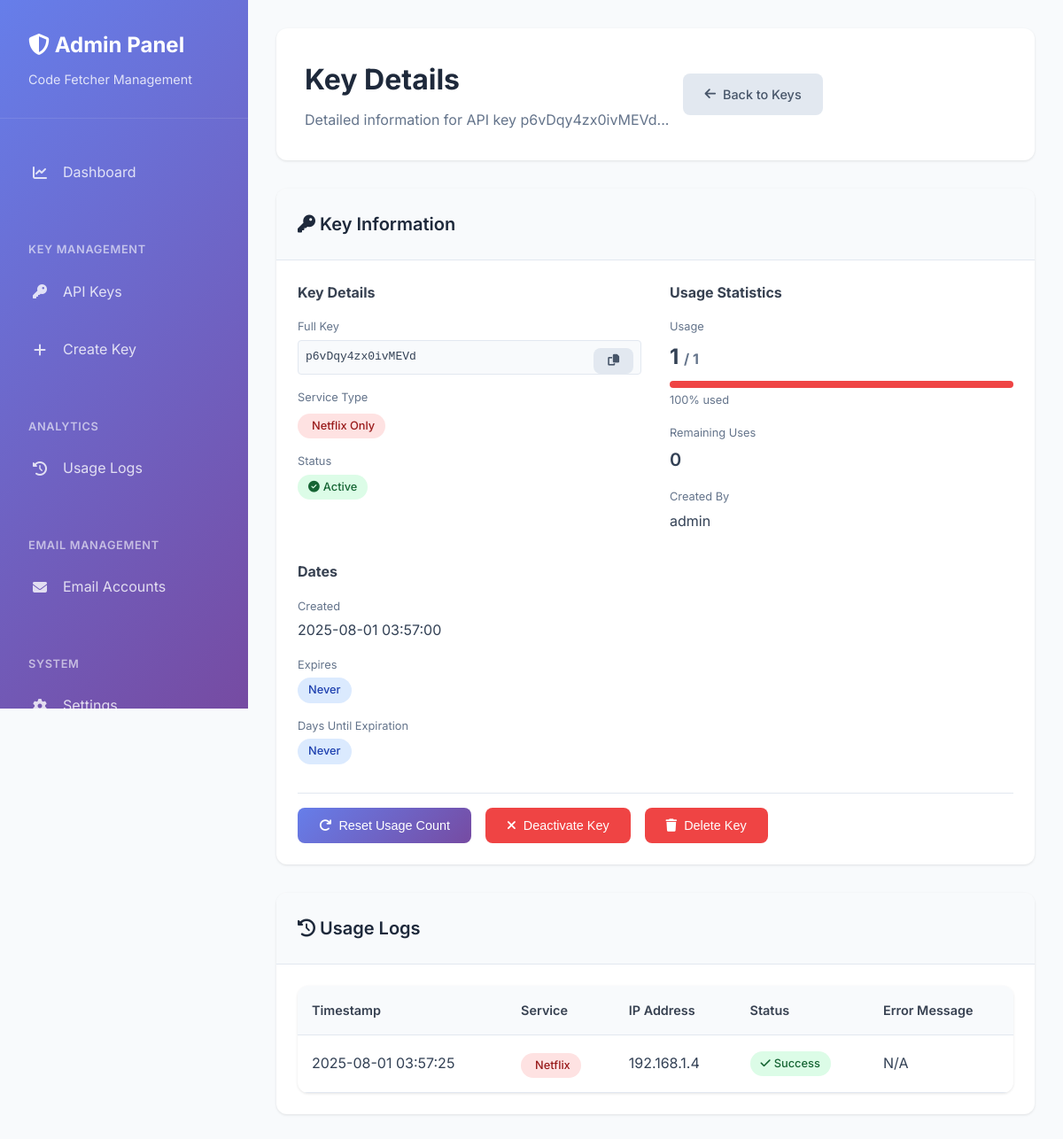
Page /admin/keys/4 (signed in) on the committed database.
### merged_code_fetcher/database.py (models this page shows, shortened)
class ApiKey(db.Model):
    __tablename__ = 'api_keys'
    id = db.Column(db.Integer, primary_key=True)
    key = db.Column(db.String(32), unique=True, nullable=False)
    service_type = db.Column(db.String(20), nullable=False)  # 'netflix', 'chatgpt', or 'both'
    usage_limit = db.Column(db.Integer, nullable=False, default=1)
    current_usage = db.Column(db.Integer, default=0)
    created_at = db.Column(db.DateTime, default=datetime.utcnow)
    expires_at = db.Column(db.DateTime, nullable=True)
    is_active = db.Column(db.Boolean, default=True)
    created_by = db.Column(db.Integer, db.ForeignKey('admin_users.id'), nullable=False)
    usage_logs = db.relationship('UsageLog', backref='api_key', lazy=True, cascade='all, delete-orphan')
    creator = db.relationship('AdminUser', backref='created_keys')
    def get_remaining_uses(self):
        return max(0, self.usage_limit - self.current_usage)

class AdminUser(UserMixin, db.Model):
    __tablename__ = 'admin_users'
    id = db.Column(db.Integer, primary_key=True)
    username = db.Column(db.String(80), unique=True, nullable=False)
    password_hash = db.Column(db.String(120), nullable=False)
    created_at = db.Column(db.DateTime, default=datetime.utcnow)
    is_active = db.Column(db.Boolean, default=True)

class UsageLog(db.Model):
    __tablename__ = 'usage_logs'
    id = db.Column(db.Integer, primary_key=True)
    key_id = db.Column(db.Integer, db.ForeignKey('api_keys.id'), nullable=False)
    service_used = db.Column(db.String(20), nullable=False)  # 'netflix' or 'chatgpt'
    timestamp = db.Column(db.DateTime, default=datetime.utcnow)
    ip_address = db.Column(db.String(45), nullable=True)  # IPv6 can be up to 45 chars
    success = db.Column(db.Boolean, default=True)
    error_message = db.Column(db.Text, nullable=True)

### merged_code_fetcher/admin.py (the view)
@admin_bp.route('/keys/<int:key_id>')
@login_required
def key_details(key_id):
    key = ApiKey.query.get_or_404(key_id)
    page = request.args.get('page', 1, type=int)
    logs = UsageLog.query.filter_by(key_id=key_id).order_by(
        desc(UsageLog.timestamp)
    ).paginate(page=page, per_page=50, error_out=False)
    return render_template('admin/key_details.html', key=key, logs=logs)

### merged_code_fetcher/app.py (called while the page is built)
@login_manager.user_loader
def load_user(user_id):
    return AdminUser.query.get(int(user_id))

@app.context_processor
def inject_current_year():
    return {'current_year': datetime.now().year}

### merged_code_fetcher/templates/admin/key_details.html (shortened to what this page needs)
{% extends "admin/base.html" %}
{% block content %}
<div class="content-header">
    <div>
        <h1 class="page-title">Key Details</h1>
        <p class="page-subtitle">Detailed information for API key {{ key.key[:16] }}...</p>
    </div>
    <div class="header-actions">
        <a href="{{ url_for('admin.keys') }}" class="btn btn-secondary">
            <i class="fas fa-arrow-left"></i>
            Back to Keys
        </a>
    </div>
</div>
<div class="card" style="margin-bottom: 2rem;">
    <div class="card-header">
        <h3 class="card-title">
            <i class="fas fa-key"></i>
            Key Information
        </h3>
    </div>
    <div class="card-body">
        <div style="display: grid; grid-template-columns: repeat(auto-fit, minmax(300px, 1fr)); gap: 2rem;">
            <div>
                <h4 style="margin-bottom: 1rem; color: #374151;">Key Details</h4>
                <div style="display: flex; flex-direction: column; gap: 1rem;">
                    <div>
                        <div style="font-size: 0.8rem; color: #64748b; margin-bottom: 0.25rem;">Full Key</div>
                        <div style="font-family: monospace; background: #f8fafc; padding: 0.5rem; border-radius: 4px; border: 1px solid #e2e8f0; word-break: break-all;">
                            {{ key.key }}
                            <button class="btn btn-sm btn-secondary" style="float: right;" onclick="copyKey('{{ key.key }}')">
                                <i class="fas fa-copy"></i>
                            </button>
                        </div>
                    </div>
                    <div>
                        <div style="font-size: 0.8rem; color: #64748b; margin-bottom: 0.25rem;">Service Type</div>
                        <div>
                            {% if key.service_type == 'netflix' %}
                                <span class="badge badge-danger">
                                    Netflix Only
                                </span>
                            {% elif key.service_type == 'chatgpt' %}
                                <span class="badge badge-success">
                                    <i class="fas fa-robot"></i>
                                    ChatGPT Only
                                </span>
                            {% else %}
                                <span class="badge badge-info">
                                    <i class="fas fa-globe"></i>
                                    Both Services
                                </span>
                            {% endif %}
                        </div>
                    </div>
                    <div>
                        <div style="font-size: 0.8rem; color: #64748b; margin-bottom: 0.25rem;">Status</div>
                        <div>
                            {% if key.is_active %}
                                <span class="badge badge-success">
                                    <i class="fas fa-check-circle"></i>
                                    Active
                                </span>
                            {% else %}
                                <span class="badge badge-danger">
                                    <i class="fas fa-times-circle"></i>
                                    Inactive
                                </span>
                            {% endif %}
                        </div>
                    </div>
                </div>
            </div>
            <div>
                <h4 style="margin-bottom: 1rem; color: #374151;">Usage Statistics</h4>
                <div style="display: flex; flex-direction: column; gap: 1rem;">
                    <div>
                        <div style="font-size: 0.8rem; color: #64748b; margin-bottom: 0.25rem;">Usage</div>
                        <div style="font-size: 1.5rem; font-weight: 700;">
                            {{ key.current_usage }} <span style="font-size: 1rem; color: #64748b;">/ {{ key.usage_limit }}</span>
                        </div>
                        {% set usage_percentage = (key.current_usage / key.usage_limit * 100) | int if key.usage_limit > 0 else 0 %}
                        <div style="height: 8px; background: #e2e8f0; border-radius: 4px; overflow: hidden; margin-top: 0.5rem;">
                            <div style="height: 100%; background: {% if usage_percentage < 50 %}#10b981{% elif usage_percentage < 80 %}#f59e0b{% else %}#ef4444{% endif %}; width: {{ usage_percentage }}%;"></div>
                        </div>
                        <div style="font-size: 0.8rem; color: #64748b; margin-top: 0.25rem;">
                            {{ usage_percentage }}% used
                        </div>
                    </div>
                    <div>
                        <div style="font-size: 0.8rem; color: #64748b; margin-bottom: 0.25rem;">Remaining Uses</div>
                        <div style="font-size: 1.25rem; font-weight: 600;">
                            {{ key.get_remaining_uses() }}
                        </div>
                    </div>
                    <div>
                        <div style="font-size: 0.8rem; color: #64748b; margin-bottom: 0.25rem;">Created By</div>
                        <div>{{ key.creator.username if key.creator else 'Unknown' }}</div>
                    </div>
                </div>
            </div>
            <div>
                <h4 style="margin-bottom: 1rem; color: #374151;">Dates</h4>
                <div style="display: flex; flex-direction: column; gap: 1rem;">
                    <div>
                        <div style="font-size: 0.8rem; color: #64748b; margin-bottom: 0.25rem;">Created</div>
                        <div>{{ key.created_at.strftime('%Y-%m-%d %H:%M:%S') }}</div>
                    </div>
                    <div>
                        <div style="font-size: 0.8rem; color: #64748b; margin-bottom: 0.25rem;">Expires</div>
                        <div>
                            {% if key.expires_at %}
                                {{ key.expires_at.strftime('%Y-%m-%d %H:%M:%S') }}
                                {% if key.expires_at <= now() %}
                                    <span class="badge badge-warning" style="margin-left: 0.5rem;">Expired</span>
                                {% endif %}
                            {% else %}
                                <span class="badge badge-info">Never</span>
                            {% endif %}
                        </div>
                    </div>
                    <div>
                        <div style="font-size: 0.8rem; color: #64748b; margin-bottom: 0.25rem;">Days Until Expiration</div>
                        <div>
                            {% if key.expires_at %}
                                {% set days_left = ((key.expires_at - now()).days) | int %}
                                <span class="{% if days_left < 0 %}text-danger{% elif days_left < 7 %}text-warning{% else %}text-success{% endif %}">
                                    {{ days_left }} days
                                </span>
                            {% else %}
                                <span class="badge badge-info">Never</span>
                            {% endif %}
                        </div>
                    </div>
                </div>
            </div>
        </div>
        <div style="display: flex; gap: 1rem; margin-top: 2rem; padding-top: 1rem; border-top: 1px solid #e2e8f0;">
            <button class="btn btn-primary" onclick="resetUsage({{ key.id }})">
                <i class="fas fa-redo"></i>
                Reset Usage Count
            </button>
            <button class="btn {% if key.is_active %}btn-danger{% else %}btn-success{% endif %}" onclick="toggleKey({{ key.id }})">
                <i class="fas fa-{% if key.is_active %}times{% else %}check{% endif %}"></i>
                {% if key.is_active %}Deactivate{% else %}Activate{% endif %} Key
            </button>
            <button class="btn btn-danger" onclick="deleteKey({{ key.id }})">
                <i class="fas fa-trash"></i>
                Delete Key
            </button>
        </div>
    </div>
</div>
<div class="card">
    <div class="card-header">
        <h3 class="card-title">
            <i class="fas fa-history"></i>
            Usage Logs
        </h3>
    </div>
    <div class="card-body">
        {% if logs.items %}
        <div class="table-container">
            <table class="table">
                <thead>
                    <tr>
                        <th>Timestamp</th>
                        <th>Service</th>
                        <th>IP Address</th>
                        <th>Status</th>
                        <th>Error Message</th>
                    </tr>
                </thead>
                <tbody>
                    {% for log in logs.items %}
                    <tr>
                        <td>{{ log.timestamp.strftime('%Y-%m-%d %H:%M:%S') }}</td>
                        <td>
                            {% if log.service_used == 'netflix' %}
                                <span class="badge badge-danger">
                                    Netflix
                                </span>
                            {% elif log.service_used == 'chatgpt' %}
                                <span class="badge badge-success">
                                    <i class="fas fa-robot"></i>
                                    ChatGPT
                                </span>
                            {% endif %}
                        </td>
                        <td>{{ log.ip_address or 'N/A' }}</td>
                        <td>
                            {% if log.success %}
                                <span class="badge badge-success">
                                    <i class="fas fa-check"></i>
                                    Success
                                </span>
                            {% else %}
                                <span class="badge badge-danger">
                                    <i class="fas fa-times"></i>
                                    Failed
                                </span>
                            {% endif %}
                        </td>
                        <td>{{ log.error_message or 'N/A' }}</td>
                    </tr>
                    {% endfor %}
                </tbody>
            </table>
        </div>
        {% else %}
        <div style="text-align: center; padding: 2rem; color: #64748b;">
            <i class="fas fa-inbox" style="font-size: 3rem; margin-bottom: 1rem; opacity: 0.5;"></i>
            <p>No usage logs found for this key</p>
        </div>
        {% endif %}
    </div>
</div>
{% endblock %}

### merged_code_fetcher/templates/admin/base.html (style rules this page uses)
* { margin: 0; padding: 0; box-sizing: border-box; }
body { font-family: 'Inter', sans-serif; background: #f8fafc; color: #334155; line-height: 1.6; }
.content-header { background: white; border-radius: 12px; padding: 2rem; margin-bottom: 2rem; box-shadow: 0 1px 3px rgba(0, 0, 0, 0.1); display: flex; justify-content: between; align-items: center; flex-wrap: wrap; gap: 1rem; }
.page-title { font-size: 2rem; font-weight: 700; color: #1e293b; margin-bottom: 0.5rem; }
.page-subtitle { color: #64748b; font-size: 1rem; }
.header-actions { display: flex; gap: 1rem; align-items: center; }
.btn { display: inline-flex; align-items: center; gap: 0.5rem; padding: 0.75rem 1.5rem; border: none; border-radius: 8px; font-size: 0.9rem; font-weight: 500; text-decoration: none; cursor: pointer; transition: all 0.3s ease; }
.btn-primary { background: linear-gradient(135deg, #667eea, #764ba2); color: white; }
.btn-secondary { background: #e2e8f0; color: #475569; }
.btn-danger { background: #ef4444; color: white; }
.btn-sm { padding: 0.5rem 1rem; font-size: 0.8rem; }
.card { background: white; border-radius: 12px; box-shadow: 0 1px 3px rgba(0, 0, 0, 0.1); overflow: hidden; }
.card-header { padding: 1.5rem; border-bottom: 1px solid #e2e8f0; background: #f8fafc; }
.card-title { font-size: 1.25rem; font-weight: 600; color: #1e293b; }
.card-body { padding: 1.5rem; }
.table-container { background: white; border-radius: 12px; overflow: hidden; box-shadow: 0 1px 3px rgba(0, 0, 0, 0.1); }
.table { width: 100%; border-collapse: collapse; }
.table th, .table td { padding: 1rem; text-align: left; border-bottom: 1px solid #e2e8f0; }
.table th { background: #f8fafc; font-weight: 600; color: #374151; font-size: 0.9rem; }
.badge { display: inline-flex; align-items: center; gap: 0.25rem; padding: 0.25rem 0.75rem; border-radius: 20px; font-size: 0.8rem; font-weight: 500; }
.badge-success { background: #dcfce7; color: #166534; }
.badge-danger { background: #fee2e2; color: #991b1b; }
.badge-info { background: #dbeafe; color: #1e40af; }

### rows in the picture
ApiKey: key "p6vDqy4zx0ivMEVd", current_usage "1", usage_limit "1", get_remaining_uses "0", created_at "2025-08-01 03:57:00"
AdminUser: creator "admin"
UsageLog: timestamp "2025-08-01 03:57:25", service_used "Netflix", ip_address "192.168.1.4", success True (drawn), error_message "N/A"

### other values in the picture
{{ usage_percentage }} "100"
